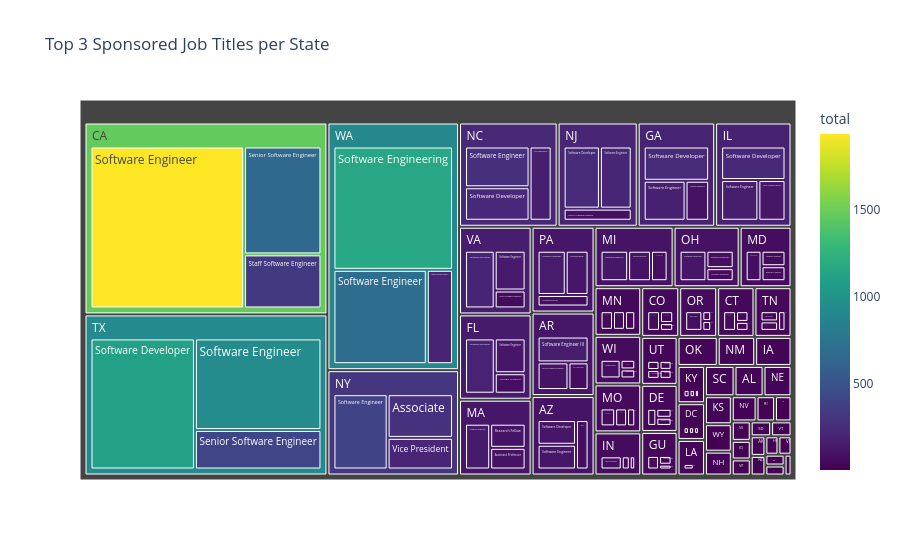

The notebook cell this image was saved under:
### Code cell
fig = px.treemap(
    h[h["rnk"] <= 3],
    path=["state", "job_title"],
    values="total",
    color="total",
    color_continuous_scale="Viridis",
    title="Top 3 Sponsored Job Titles per State"
)
fig.show()

### Figure 1 — Plotly figure (JSON) as saved in the notebook; plotly's stock layout.template omitted (floating-point values rounded to 4 significant figures; data arrays with more than 128 entries replaced by an {"elided": "..."} marker saying what was removed)
{"data": [{"branchvalues": "total", "customdata": {"elided": "311x1 float values"}, "domain": {"x": [0, 1], "y": [0, 1]}, "hovertemplate": "labels=%{label}<br>total_sum=%{value}<br>parent=%{parent}<br>id=%{id}<br>total=%{color}<extra></extra>", "ids": {"elided": "311 str values"}, "labels": {"elided": "311 str values"}, "marker": {"coloraxis": "coloraxis", "colors": {"elided": "311 float values"}}, "name": "", "parents": {"elided": "311 str values"}, "type": "treemap", "values": {"elided": "311 float values"}}], "layout": {"coloraxis": {"colorbar": {"title": {"text": "total"}}, "colorscale": [[0, "#440154"], [0.1111, "#482878"], [0.2222, "#3e4989"], [0.3333, "#31688e"], [0.4444, "#26828e"], [0.5556, "#1f9e89"], [0.6667, "#35b779"], [0.7778, "#6ece58"], [0.8889, "#b5de2b"], [1, "#fde725"]]}, "legend": {"tracegroupgap": 0}, "title": {"text": "Top 3 Sponsored Job Titles per State"}}}
